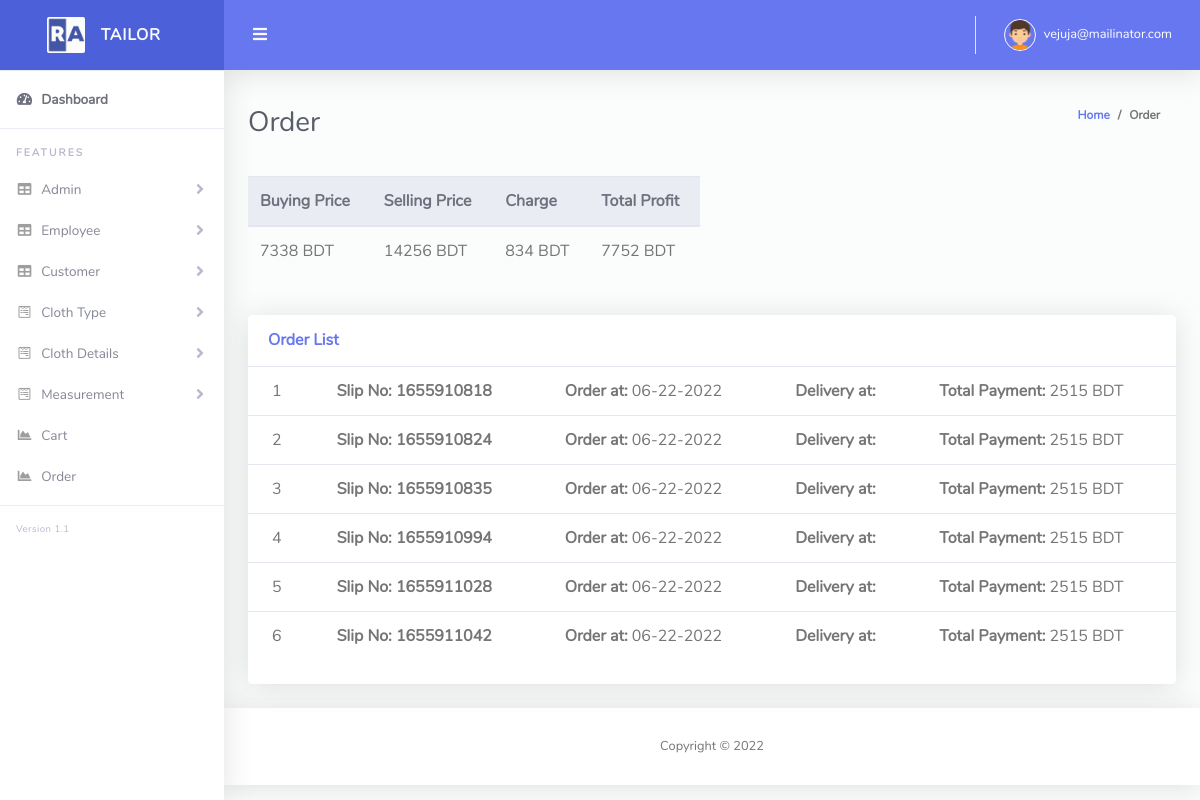
Page /order.php (signed in) on the earlier database version.
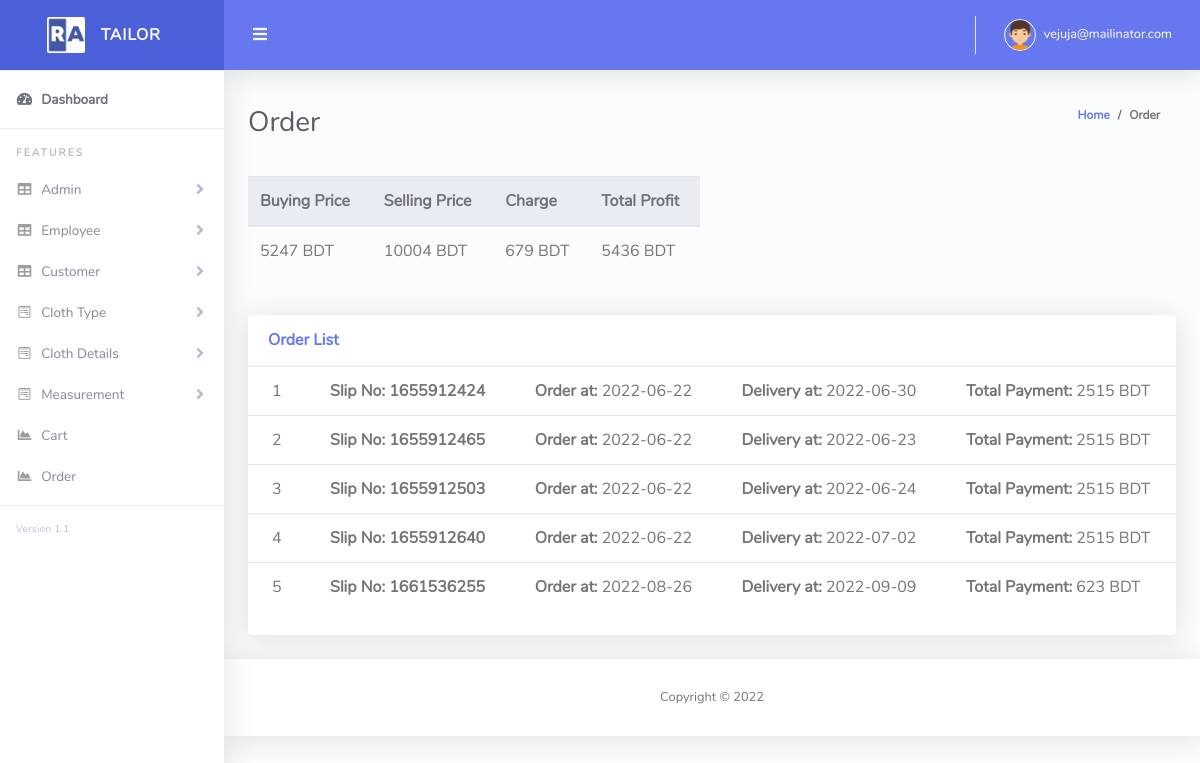
Same page on the later database version.
### tables this page shows
CREATE TABLE `tbl_slip` (
  `id` int(11) NOT NULL,
  `slip_no` int(11) NOT NULL,
  `customer_id` int(11) NOT NULL,
  `order_at` varchar(50) NOT NULL,
  `delivery_at` varchar(50) NOT NULL,
  `status` tinyint(4) NOT NULL DEFAULT 0,
  `soft_delete` tinyint(4) NOT NULL DEFAULT 0
);

### Classes/DB.php (called while the page is built, shortened)
<?php
class DB
{
    public function connect(){
        $this->conn = new mysqli("localhost","root","","tailor_shop");
        if ($this->conn->connect_error) {
          die("Connection failed: " . $this->conn->connect_error);
        } else {
            return $msg =  "connected";
        }
    }
}
?>

### Classes/CartClass.php (called while the page is built, shortened)
<?php
include_once 'db.php';
class CartClass extends DB
{
    public function viewSlip(){
        $query = "SELECT * FROM tbl_slip
        LEFT JOIN tbl_customer ON tbl_slip.customer_id = tbl_customer.cus_id
        WHERE tbl_slip.soft_delete=0";
        $result = $this->conn->query($query);
        return $result;
    }
    public function slipOrder($slip_no){
        $query = "SELECT tbl_order.*, tbl_customer.*, tbl_measurement.*, tbl_cloth.*, tbl_order.id AS orderid, tbl_order.selling_price AS sellingprice FROM tbl_order
        LEFT JOIN tbl_customer ON tbl_order.cus_id = tbl_customer.cus_id
        LEFT JOIN tbl_measurement ON tbl_order.mes_id = tbl_measurement.id
        LEFT JOIN tbl_cloth ON tbl_order.cloth_id = tbl_cloth.id
        WHERE slip_no = $slip_no";
        $result = $this->conn->query($query);
        return $result;
    }
    public function viewProfit(){
        $query = "SELECT SUM(buying_price) AS sum_buyingprice, SUM(selling_price) AS sum_sellingprice, SUM(charge) AS sum_charge FROM tbl_order order by tbl_order.id desc";
        $result = $this->conn->query($query);
        return $result;
    }
}

### order.php (the view, shortened to what this page needs)
<?php include 'layouts/header.php'; ?>
<div class="container-fluid" id="container-wrapper">
    <div class="d-sm-flex align-items-center justify-content-between mb-4">
    <h1 class="h3 mb-0 text-gray-800">Order</h1>
    <ol class="breadcrumb">
        <li class="breadcrumb-item"><a href="./">Home</a></li>
        <li class="breadcrumb-item">Order</li>
    </ol>
    </div>
    <div class="row">
        <div class="col-lg-6 mb-4">
            <div class="table-responsive">
                <table class="table align-items-center table-flush">
                    <thead class="thead-light">
                    <tr>
                        <th>Buying Price</th>
                        <th>Selling Price</th>
                        <th>Charge</th>
                        <th>Total Profit</th>
                    </tr>
                    </thead>
                    <tbody>
                        <?php
                            $view = $cart->viewProfit();
                            foreach($view as $value){
                        ?>
                        <tr>
                            <td><?php echo $value['sum_buyingprice']; ?> BDT</td>
                            <td><?php echo $value['sum_sellingprice']; ?> BDT</td>
                            <td><?php echo $value['sum_charge']; ?> BDT</td>
                            <td><?php echo (($value['sum_sellingprice'] + $value['sum_charge'])) -  $value['sum_buyingprice']?>  BDT
                            </td>
                        </tr>
                        <?php } ?>
                    </tbody>
                </table>
            </div>
        </div>
    </div>
    <div class="row">
      <div class="col-lg-12 mb-4">
        <div class="card">
            <div class="card-header py-3 d-flex flex-row align-items-center justify-content-between">
                <h6 class="m-0 font-weight-bold text-primary">Order List</h6>
            </div>
            <div class="table-responsive">
                <table class="table align-items-center table-flush">
                    <?php
                        $i = 0;
                        $view = $cart->viewSlip();
                        if($view->num_rows > 0){
                            foreach($view as $value){
                            $i++;
                            $slip_no = $value['slip_no'];
                            $calculate = $cart->slipOrder($slip_no);
                            $selling_price = 0;
                            $charge = 0;
                            foreach($calculate as $data){
                                $selling_price += $data['sellingprice'];
                                $charge += $data['charge'];
                            }
                            $total_price = $selling_price + $charge;
                    ?>
                    <thead id="<?php echo $i; ?>" class="thead-light">
                        <tr>
                            <td><?php echo $i; ?></td>
                            <td><strong>Slip No: <?php echo $slip_no; ?></strong></td>
                            <td><strong>Order at: </strong><?php echo $value['order_at']; ?></td>
                            <td><strong>Delivery at: </strong><?php echo $value['delivery_at']; ?></td>
                            <td><strong>Total Payment: </strong><?= $total_price; ?> BDT</td>
                        </tr>
                    </thead>
                <?php } } ?>
                </table>
            </div>
            <div class="card-footer"></div>
        </div>
      </div>
    </div>
</div>
<?php include 'layouts/footer.php';?>

Differences in the rows shown:
removed tbl_slip: slip_no "1655911042", order_at "06-22-2022", total_price "2515"
changed tbl_slip (number 1 of 5 on the later page): slip_no "1655910818" → "1655912424"; order_at "06-22-2022" → "2022-06-22"; delivery_at (not shown) → "2022-06-30"
changed tbl_slip (number 2 of 5 on the later page): slip_no "1655910824" → "1655912465"; order_at "06-22-2022" → "2022-06-22"; delivery_at (not shown) → "2022-06-23"
changed tbl_slip (number 3 of 5 on the later page): slip_no "1655910835" → "1655912503"; order_at "06-22-2022" → "2022-06-22"; delivery_at (not shown) → "2022-06-24"
changed tbl_slip (number 4 of 5 on the later page): slip_no "1655910994" → "1655912640"; order_at "06-22-2022" → "2022-06-22"; delivery_at (not shown) → "2022-07-02"
changed tbl_slip (number 5 of 5 on the later page): slip_no "1655911028" → "1661536255"; order_at "06-22-2022" → "2022-08-26"; delivery_at (not shown) → "2022-09-09"; total_price "2515" → "623"
Other differences:
new list line: "5247 BDT 10004 BDT 679 BDT 5436 BDT"
list line gone: "7338 BDT 14256 BDT 834 BDT 7752 BDT"
